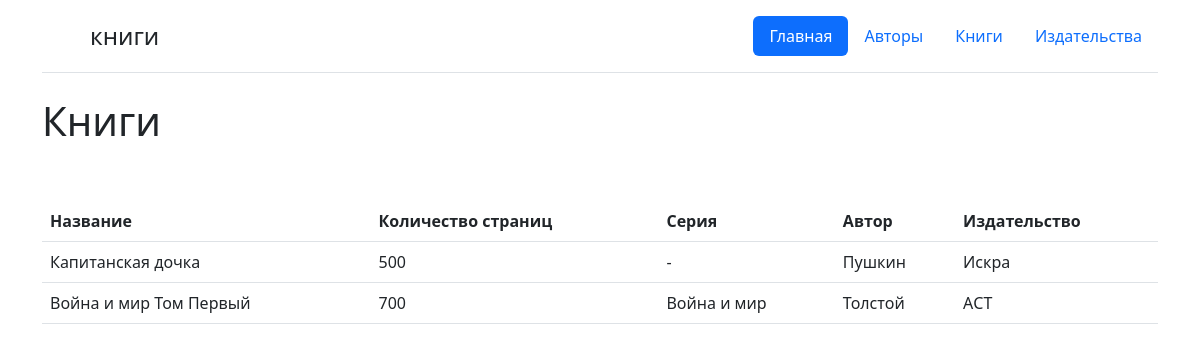
/view_b, run on the app's committed database.
### main/models.py (models this page shows, shortened)
class Books (models.Model):
    name = models.CharField("Название книги",max_length=50)
    num_page = models.IntegerField("Количество страниц")
    seria = models.CharField("Серия книги",max_length=50,null=True)
    id_a = models.ForeignKey(Authors,on_delete=models.CASCADE)
    id_ph = models.ForeignKey(Pub_house,on_delete=models.CASCADE)
    class Meta:
        verbose_name = "Книга"
        verbose_name_plural = "Книги"

class Authors(models.Model):
    name = models.CharField("Имя автора", max_length=50)
    surname = models.CharField("Имя автора", max_length=50)
    cit = models.CharField("Гражданство", max_length=50)
    birthday = models.DateField("Дата рождения автора")
    def __str__(self):
        return format(self.surname)
    class Meta:
        verbose_name = "Автор"
        verbose_name_plural = "Авторы"

class Pub_house(models.Model):
    name = models.CharField("Название издательства", max_length=50)
    country = models.CharField("Страна",max_length=50)
    def __str__(self):
        return format(self.name)
    class Meta:
        verbose_name = "Издательство"
        verbose_name_plural = "Издательства"

### main/views.py (the view)
# urls.py: path('view_b', views.view_b, name="view_b"),
def view_b(request):
    books = Books.objects.all()
    context = {
        'books': books,
        'title':'Посмотреть'
    }
    return render(request, 'main/view_b.html',context)

### main/templates/main/view_b.html (shortened to what this page needs)
{% extends 'main/base.html'%}
{% block title_1 %}
книги
{% endblock %}
{% block content %}
<h1>Книги</h1>
            <div><table class="table">
                <thead>
                    <tr>
                    <th>Название</th>
                    <th>Количество страниц</th>
                    <th>Серия</th>
                    <th>Автор</th>
                    <th>Издательство</th>
                    </tr>
                </thead>
            <tbody>
            {% for el in books %}
                <tr><td>{{el.name}}</td><td>{{el.num_page}}</td><td>{{el.seria}}</td><td>{{el.id_a}}</td><td>{{el.id_ph}}</td><br>
            {% endfor %}
            </tbody>
        </table></div>
{% endblock %}

### data on the page
Books: name "Капитанская дочка", num_page "500", seria "-", id_a "Пушкин", id_ph "Искра"
Books: name "Война и мир Том Первый", num_page "700", seria "Война и мир", id_a "Толстой", id_ph "АСТ"
